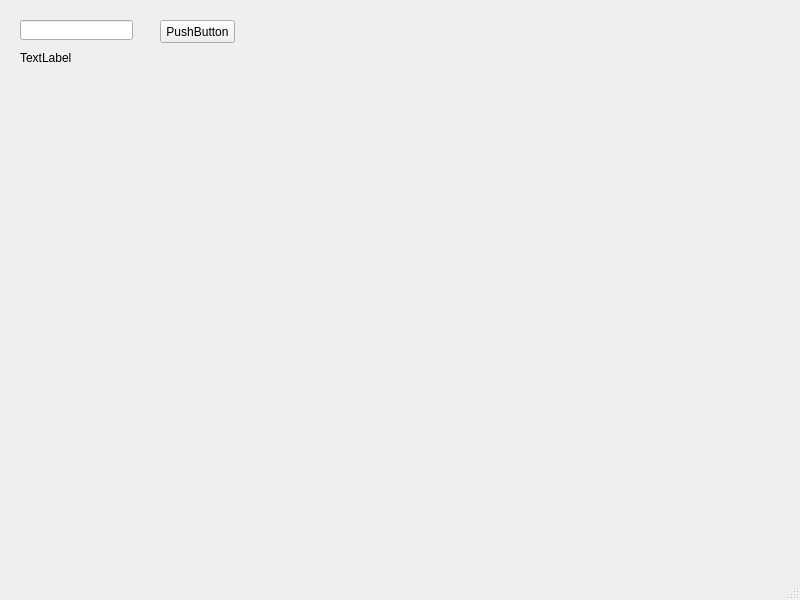
<?xml version="1.0" encoding="UTF-8"?>
<ui version="4.0">
 <class>MainWindow</class>
 <widget class="QMainWindow" name="MainWindow">
  <property name="geometry">
   <rect>
    <x>0</x>
    <y>0</y>
    <width>800</width>
    <height>600</height>
   </rect>
  </property>
  <property name="windowTitle">
   <string>MainWindow</string>
  </property>
  <widget class="QWidget" name="centralwidget">
   <widget class="QLineEdit" name="lineEdit">
    <property name="geometry">
     <rect>
      <x>20</x>
      <y>20</y>
      <width>113</width>
      <height>20</height>
     </rect>
    </property>
   </widget>
   <widget class="QLabel" name="label">
    <property name="geometry">
     <rect>
      <x>20</x>
      <y>50</y>
      <width>111</width>
      <height>16</height>
     </rect>
    </property>
    <property name="text">
     <string>TextLabel</string>
    </property>
   </widget>
   <widget class="QPushButton" name="pushButton">
    <property name="geometry">
     <rect>
      <x>160</x>
      <y>20</y>
      <width>75</width>
      <height>23</height>
     </rect>
    </property>
    <property name="text">
     <string>PushButton</string>
    </property>
   </widget>
  </widget>
  <widget class="QMenuBar" name="menubar">
   <property name="geometry">
    <rect>
     <x>0</x>
     <y>0</y>
     <width>800</width>
     <height>21</height>
    </rect>
   </property>
  </widget>
  <widget class="QStatusBar" name="statusbar"/>
 </widget>
 <resources/>
 <connections/>
</ui>
